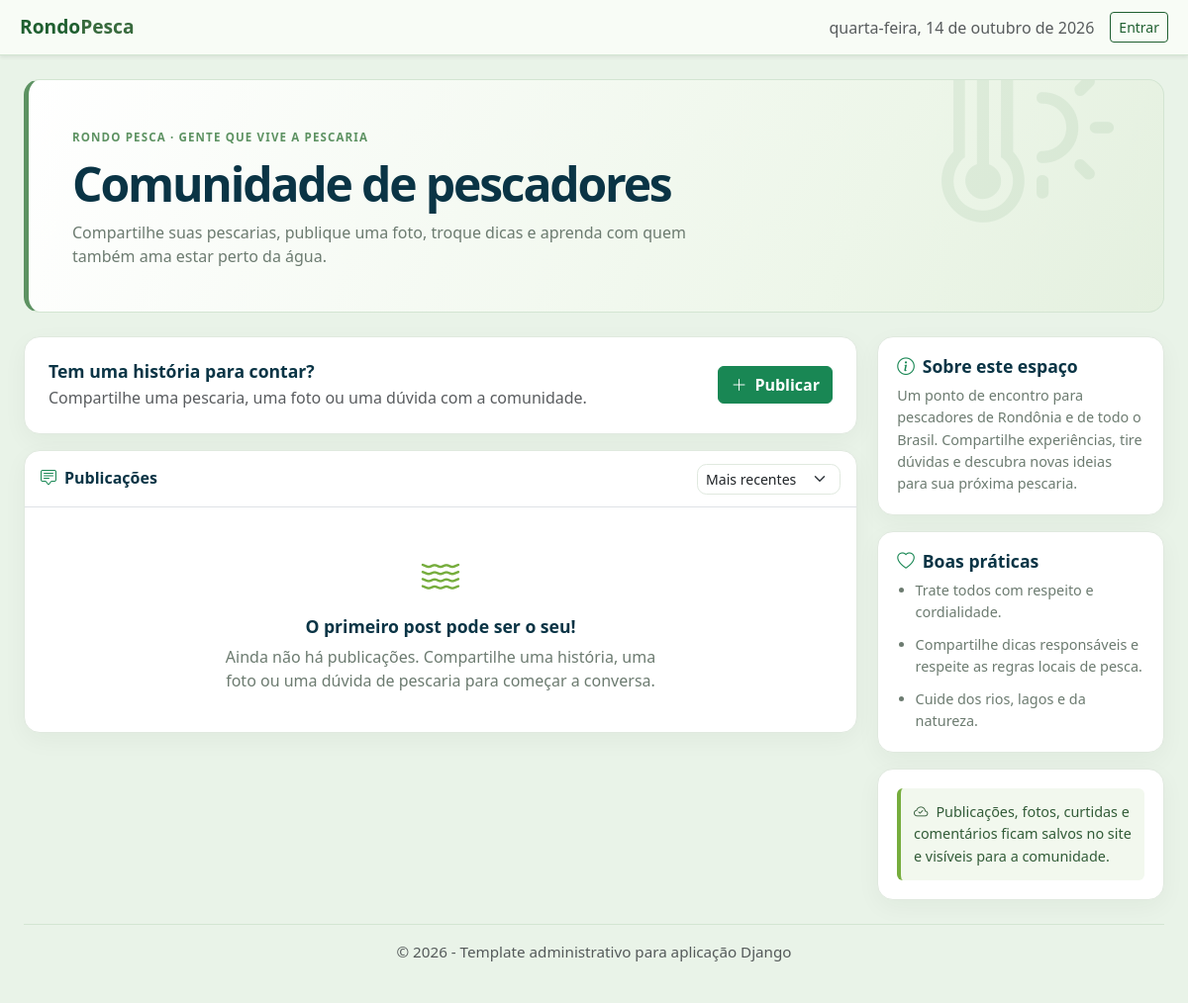
/comunidade/, run on an earlier commit of the app's database.
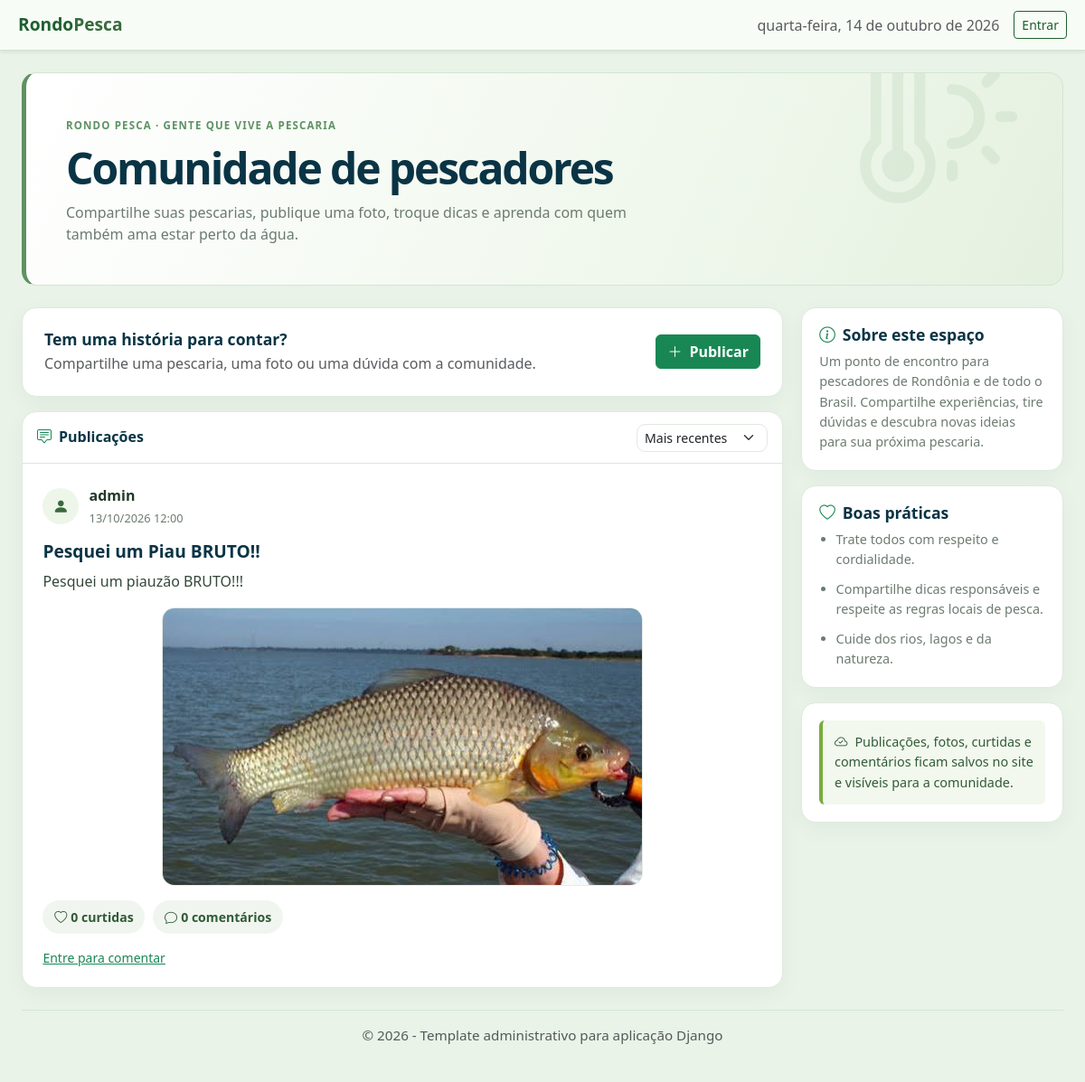
And on a later commit of the database.
### forum/models.py (models this page shows, shortened)
class Publicacao(models.Model):
    autor = models.ForeignKey(
        settings.AUTH_USER_MODEL,
        on_delete=models.CASCADE,
        related_name='publicacoes_forum',
    )
    titulo = models.CharField(max_length=120, blank=True)
    texto = models.TextField(max_length=2000, blank=True)
    foto = models.FileField(upload_to='forum/publicacoes/%Y/%m/', blank=True)
    criada_em = models.DateTimeField(auto_now_add=True)
    class Meta:
        ordering = ['-criada_em']
        verbose_name = 'Publicação'
        verbose_name_plural = 'Publicações'

### forum/views.py (the view)
# urls.py: path('comunidade/', include('forum.urls')),
def comunidade(request):
    publicacoes = Publicacao.objects.select_related('autor').annotate(
        total_curtidas=Count('curtidas'),
    ).prefetch_related(
        Prefetch(
            'comentarios',
            queryset=Comentario.objects.select_related('autor'),
        ),
    )
    if request.user.is_authenticated:
        publicacoes = publicacoes.annotate(
            curtida_usuario=Exists(
                Curtida.objects.filter(
                    publicacao=OuterRef('pk'),
                    usuario=request.user,
                ),
            ),
        )
    else:
        publicacoes = publicacoes.annotate(
            curtida_usuario=Value(False, output_field=BooleanField()),
        )
    if request.GET.get('ordenar') == 'popular':
        publicacoes = publicacoes.order_by('-total_curtidas', '-criada_em')
    return render(request, 'comunidade.html', {
        'publicacoes': publicacoes,
        'ordenacao': request.GET.get('ordenar', 'recentes'),
        'comentario_form': ComentarioForm(),
    })

### forum/forms.py
class ComentarioForm(forms.ModelForm):
    class Meta:
        model = Comentario
        fields = ['texto']
        widgets = {
            'texto': forms.TextInput(attrs={
                'class': 'form-control',
                'maxlength': 500,
                'placeholder': 'Escreva um comentário...',
                'aria-label': 'Escreva um comentário',
            }),
        }

### forum/templates/comunidade.html (shortened to what this page needs)
{% extends "base.html" %}
{% block content %}
<div class="community-page">
    <section class="community-hero mb-4">
        <span class="community-kicker">RONDO PESCA · GENTE QUE VIVE A PESCARIA</span>
        <h1 class="mt-2 mb-2">Comunidade de pescadores</h1>
        <p class="mb-0">Compartilhe suas pescarias, publique uma foto, troque dicas e aprenda com quem também ama estar perto da água.</p>
    </section>
    <div class="community-layout">
        <div class="community-main">
            <section class="community-publish-prompt community-card">
                <div>
                    <h2 class="mb-1">Tem uma história para contar?</h2>
                    <p class="text-muted mb-0">Compartilhe uma pescaria, uma foto ou uma dúvida com a comunidade.</p>
                </div>
                <a class="btn btn-success community-publish-button" href="{% url 'publicar' %}">
                    <i class="bi bi-plus-lg me-2" aria-hidden="true"></i>Publicar
                </a>
            </section>
            <section class="community-card" aria-labelledby="feed-title">
                <div class="community-feed-toolbar border-bottom">
                    <h2 id="feed-title"><i class="bi bi-chat-square-text me-2 text-success" aria-hidden="true"></i>Publicações</h2>
                    <form method="get">
                        <select id="feed-sort" name="ordenar" class="form-select form-select-sm" onchange="this.form.submit()">
                            <option value="recentes" {% if ordenacao != 'popular' %}selected{% endif %}>Mais recentes</option>
                        </select>
                    </form>
                </div>
                {% for publicacao in publicacoes %}
                <article id="publicacao-{{ publicacao.pk }}" class="community-post">
                    <header class="community-post-header">
                        <span class="community-avatar"><i class="bi bi-person-fill" aria-hidden="true"></i></span>
                        <div>
                            <div class="community-post-author">{{ publicacao.autor.get_full_name|default:publicacao.autor.username }}</div>
                            <time class="community-post-time" datetime="{{ publicacao.criada_em|date:'c' }}">{{ publicacao.criada_em|date:"d/m/Y H:i" }}</time>
                        </div>
                    </header>
                    {% if publicacao.titulo %}
                    <h3 class="community-post-title">{{ publicacao.titulo }}</h3>
                    {% endif %}
                    {% if publicacao.texto %}
                    <p class="community-post-text">{{ publicacao.texto }}</p>
                    {% endif %}
                    {% if publicacao.foto %}
                    <img class="community-post-image" src="{{ publicacao.foto.url }}" alt="{% if publicacao.titulo %}Foto da publicação: {{ publicacao.titulo }}{% else %}Foto compartilhada na comunidade{% endif %}">
                    {% endif %}
                    <div class="community-post-actions">
                        {% if request.user.is_authenticated %}
                        <form method="post" action="{% url 'curtir' publicacao.pk %}">
                            {% csrf_token %}
                            <button class="community-action{% if publicacao.curtida_usuario %} is-liked{% endif %}" type="submit" aria-pressed="{{ publicacao.curtida_usuario|yesno:'true,false' }}">
                                <i class="bi {% if publicacao.curtida_usuario %}bi-heart-fill{% else %}bi-heart{% endif %} me-1" aria-hidden="true"></i>{{ publicacao.total_curtidas }} curtida{{ publicacao.total_curtidas|pluralize:"s" }}
                            </button>
                        </form>
                        {% else %}
                        <a class="community-action text-decoration-none" href="{% url 'login' %}?next={{ request.get_full_path|urlencode }}">
                            <i class="bi bi-heart me-1" aria-hidden="true"></i>{{ publicacao.total_curtidas }} curtida{{ publicacao.total_curtidas|pluralize:"s" }}
                        </a>
                        {% endif %}
                        <span class="community-action"><i class="bi bi-chat me-1" aria-hidden="true"></i>{{ publicacao.comentarios.all|length }} comentário{{ publicacao.comentarios.all|length|pluralize:"s" }}</span>
                    </div>
                    <div class="community-comments">
                        {% if request.user.is_authenticated %}
                        <form class="community-comment-form" method="post" action="{% url 'comentar' publicacao.pk %}">
                            {% csrf_token %}
                            {{ comentario_form.texto }}
                            <button class="btn btn-outline-success" type="submit">Comentar</button>
                        </form>
                        {% else %}
                        <a class="small link-success" href="{% url 'login' %}?next={{ request.get_full_path|urlencode }}">Entre para comentar</a>
                        {% endif %}
                    </div>
                </article>
                {% empty %}
                <div class="community-empty">
                    <i class="bi bi-water" aria-hidden="true"></i>
                    <h3>O primeiro post pode ser o seu!</h3>
                    <p>Ainda não há publicações. Compartilhe uma história, uma foto ou uma dúvida de pescaria para começar a conversa.</p>
                </div>
                {% endfor %}
            </section>
        </div>
        <aside class="community-aside" aria-label="Informações da comunidade">
            <section class="community-card community-aside-card">
                <h2><i class="bi bi-info-circle me-2 text-success" aria-hidden="true"></i>Sobre este espaço</h2>
                <p class="mb-0">Um ponto de encontro para pescadores de Rondônia e de todo o Brasil. Compartilhe experiências, tire dúvidas e descubra novas ideias para sua próxima pescaria.</p>
            </section>
            <section class="community-card community-aside-card">
                <h2><i class="bi bi-heart me-2 text-success" aria-hidden="true"></i>Boas práticas</h2>
                <ul>
                    <li>Trate todos com respeito e cordialidade.</li>
                    <li>Compartilhe dicas responsáveis e respeite as regras locais de pesca.</li>
                    <li>Cuide dos rios, lagos e da natureza.</li>
                </ul>
            </section>
            <section class="community-card community-aside-card">
                <p class="community-aside-highlight rounded mb-0"><i class="bi bi-cloud-check me-2" aria-hidden="true"></i>Publicações, fotos, curtidas e comentários ficam salvos no site e visíveis para a comunidade.</p>
            </section>
        </aside>
    </div>
</div>
{% endblock %}

### templates/base.html (shortened to what this page needs)
{% load static %}
<!DOCTYPE html>
<html lang="pt-br">
<head>
    <link href="https://cdn.jsdelivr.net/npm/bootstrap@5.3.8/dist/css/bootstrap.min.css" rel="stylesheet"
>
    <link rel="stylesheet" href="https://cdn.jsdelivr.net/npm/bootstrap-icons@1.11.3/font/bootstrap-icons.min.css">
    <link rel="stylesheet" href="{% static 'css/base/base.css' %}?v=20261007">
</head>
<body>
    <div class="admin-layout">
        <header class="admin-header shadow-sm">
            <div class="header-left d-flex align-items-center gap-3">
                <a class="brand text-decoration-none" href="{% url 'home' %}">Rondo<span>Pesca</span></a>
            </div>
            <div class="header-right d-flex align-items-center gap-3">
                <div class="d-none d-md-block text-muted" id="currentDate"></div>
                {% if request.user.is_authenticated %}
                <div class="dropdown">
                    <button class="btn btn-outline-success btn-sm dropdown-toggle" type="button"
                        data-bs-toggle="dropdown" aria-expanded="false" aria-label="Menu do usuário">
                        <i class="bi bi-person-circle" aria-hidden="true"></i>
                    </button>
                    <ul class="dropdown-menu dropdown-menu-end">
                        <li><a class="dropdown-item" href="{% url 'perfil' %}">Ver perfil</a></li>
                        <li>
                            <form method="post" action="{% url 'logout' %}">
                                {% csrf_token %}
                                <button class="dropdown-item" type="submit">Sair</button>
                            </form>
                        </li>
                    </ul>
                </div>
                {% else %}
                <a class="btn btn-outline-success btn-sm" href="{% url 'login' %}">Entrar</a>
                {% endif %}
            </div>
        </header>
        <div class="admin-body d-flex">
            <main class="content flex-fill p-4">
                {% block content %}{% endblock %}
                <footer class="admin-footer text-center mt-4 py-3 text-muted">
                    © 2026 - Template administrativo para aplicação Django
                </footer>
            </main>
        </div>
    </div>
</body>
</html>

What changed in the data, as far as the page shows it:
added Publicacao: autor.get_full_name "admin", criada_em "13/10/2026 12:00", titulo "Pesquei um Piau BRUTO!!", texto "Pesquei um piauzão BRUTO!!!", foto (picture), total_curtidas "0", comentarios.all|length "0"
Also different on the page:
text no longer shown: "O primeiro post pode ser o seu! Ainda não há publicações. Compartilhe uma história, uma foto ou uma dúvida de pescaria para começar a conversa."
